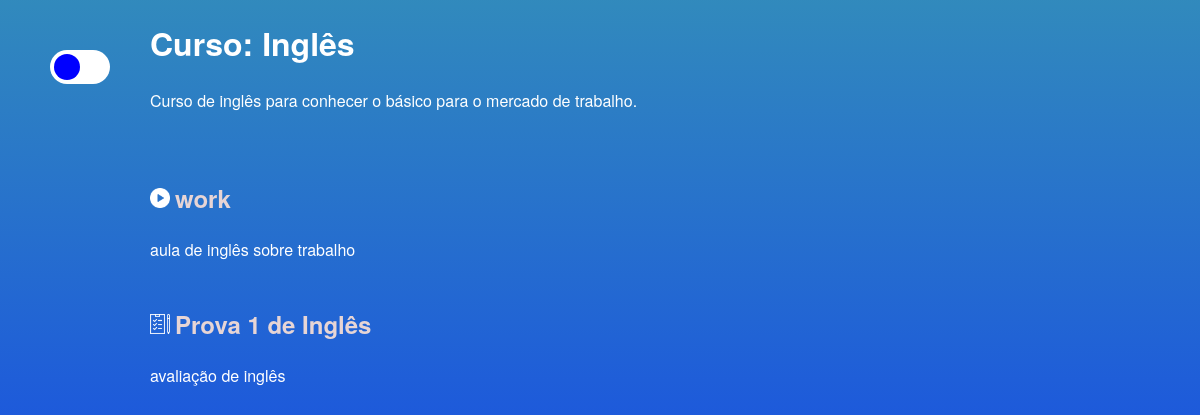
The page /PHP/curso.php?id_curso=8 on the database its author committed.
### tables this page shows
CREATE TABLE `cursos` (
  `id_curso` int(11) NOT NULL,
  `titulo` varchar(500) NOT NULL,
  `descricao` varchar(1000) NOT NULL,
  `custo` decimal(7,2) DEFAULT NULL,
  `carga_horario` varchar(50) DEFAULT NULL
);

CREATE TABLE `aulas` (
  `id_aula` int(11) NOT NULL,
  `id_curso` int(11) NOT NULL,
  `titulo_aula` varchar(500) NOT NULL,
  `descricao_aula` varchar(2000) NOT NULL,
  `link_video` varchar(2000) NOT NULL
);

CREATE TABLE `avaliacoes` (
  `id_avaliacao` int(11) NOT NULL,
  `id_curso` int(11) NOT NULL,
  `id_aula` int(11) NOT NULL,
  `titulo_avaliacao` varchar(500) NOT NULL,
  `descricao_avaliacao` varchar(2000) NOT NULL
);

### PHP/back/exibir_curso.php (called while the page is built, shortened)
<?php
class Cursos
{
    private $mysql;
    public function __construct(mysqli $mysql)
    {
        $this->mysql = $mysql;
    }
    public function encontrarPorId(string $id): array
    {
        $selecionaCurso = $this->mysql->prepare("SELECT * FROM cursos WHERE id_curso = ?");
        $selecionaCurso->bind_param('s', $id);
        $selecionaCurso->execute();
        $curso = $selecionaCurso->get_result()->fetch_assoc();
        return $curso;
    }
}

### PHP/back/exibir_aula.php (called while the page is built, shortened)
<?php
class Aulas
{
    private $mysql;
    public function __construct(mysqli $mysql)
    {
        $this->mysql = $mysql;
    }
    public function exibirTodosAulas(string $id_curso): array
    {
        $resultado = $this->mysql->query("SELECT id_aula,id_curso, titulo_aula, descricao_aula FROM aulas  where id_curso=$id_curso");
        $aulas = $resultado->fetch_all(MYSQLI_ASSOC);
        return $aulas;
    }
}

### PHP/back/exibir_avaliacoes.php (called while the page is built, shortened)
<?php
class Avaliacoes
{
    private $mysql;
    public function __construct(mysqli $mysql)
    {
        $this->mysql = $mysql;
    }
    public function exibirTodosAvaliacoes(string $id_curso): array
    {
        $resultado = $this->mysql->query("SELECT * FROM avaliacoes where id_curso='$id_curso'");
        $avaliacoes = $resultado->fetch_all(MYSQLI_ASSOC);
        return $avaliacoes;
    }
}

### PHP/curso.php (the view, shortened to what this page needs)
<?php
require 'back/config.php';
include 'back/exibir_curso.php';
require 'back/exibir_aula.php';
require 'back/exibir_avaliacoes.php';
$obj_curso = new Cursos($mysql);
$curso = $obj_curso->encontrarPorId($_GET['id_curso']);
$aula = new Aulas($mysql);
$aulas =$aula->exibirTodosAulas($curso['id_curso']);
$avaliacao = new Avaliacoes($mysql);
$avaliacoes = $avaliacao->exibirTodosAvaliacoes($curso['id_curso']);
?>
<!DOCTYPE html>
<html lang="pt-br">
    <head>
        <link rel="stylesheet" type="text/css" href="../CSS/curso.css">
        <link rel="stylesheet" type="text/css" href="../CSS/dark.css">
    </head>
    <body>
        <div class="dark">
            <label class="switch">
                <div class="switch-wrapper">
                    <span class="switch-button"></span>
                </div>
            </label>
        </div>
        <div class="container">
            <div class="curso">
                <h1>
                    Curso: <?php echo $curso['titulo']; ?>
                </h1>
                <br>
                <p>
                    <?php echo nl2br($curso['descricao']); ?>
                </p>
            </div> <br><br><br>
            <div class="aulas">
                <?php foreach($aulas as $aula):?>
                    <h2>
                        <a href="aula.php?id_aula=<?php echo $aula['id_aula']; ?>">
                        <img class="img_play" src="../IMG/botao-play.png"><?php echo $aula['titulo_aula']; ?>
                        </a>
                    </h2>
                    <br>
                    <p><?php echo nl2br($aula['descricao_aula']);?></p><br><br>
                    <?php foreach($avaliacoes as $avaliacao):?>
                        <?php if($avaliacao['id_aula']==$aula['id_aula']):?>
                            <h2>
                            <a href="avaliacao.php?id_avaliacao=<?php echo $avaliacao['id_avaliacao']; ?>">
                            <img class="img_play" src="../IMG/teste.png"><?php echo $avaliacao['titulo_avaliacao']; ?>
                            </a>
                            </h2>
                            <br>
                            <p><?php echo nl2br($avaliacao['descricao_avaliacao']);?></p><br><br>
                        <?php endif;?>
                    <?php endforeach;?>
                <?php endforeach; ?>
            </div>
        </div>
    </body>
</html>

### CSS/curso.css (style rules this page uses)
* { margin: 0; padding: 0; }
body { font-family: "Helvetica Neue", "Helvetica", "Helvetica", "Arial", "sans-serif"; box-sizing: border-box; width: 100%; min-height: 100vh; }
html { --background: linear-gradient(180deg, rgba(4, 112, 174, 0.82) 0%, rgba(5, 39, 248, 0.98) 100%); }
html { background: var(--background); }
a:link { color: rgb(231, 213, 213); text-decoration: none; }
.container { margin-top: 20px; width: 75%; margin-right: auto; margin-left: auto; height: auto; color: white; }
.img_play { height: 20px; width: 20px; margin-right: 5px; margin-top: 5px; }

### CSS/dark.css (style rules this page uses)
.dark { margin-top:30px; position: absolute; margin-left: 50px; }
.switch { display: flex; justify-content: center; align-items: center; cursor: pointer; }
.switch .switch-wrapper { display: inline-block; width: 60px; height: 34px; position: relative; }
.switch .switch-wrapper .switch-button { position: absolute; top: 0; left: 0; right: 0; bottom: 0; display: flex; justify-content: space-between; align-items: center; border-radius: 40px; background-color: white; }
.switch .switch-wrapper .switch-button::before { content: ""; width: 26px; height: 26px; position: absolute; left: 4px; bottom: 4px; border-radius: 50%; transition: .4s all ease; background-color: blue; }

### rows shown on the page
cursos: titulo "Inglês", descricao "Curso de inglês para conhecer o básico para o mercado de trabalho."
aulas: titulo_aula "work", descricao_aula "aula de inglês sobre trabalho"
avaliacoes: titulo_avaliacao "Prova 1 de Inglês", descricao_avaliacao "avaliação de inglês"
